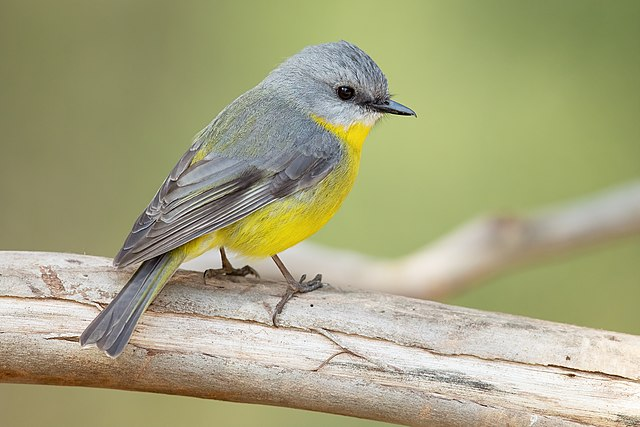
#> input picture images/non_cat.jpg, 640 x 427 px
$ jupyter execute --allow-errors Logistic.ipynb   (shell and % lines are left out)
#> lines starting #> are read from the running program, lines starting #| are printed output that depends on the picture
### lr_utils.py
import numpy as np
import h5py

def load_dataset():
    """
    Load the dataset from H5 files and preprocess it.

    Returns:
    --------
    train_set_x_orig : numpy.ndarray
        Training set features, originally loaded from the dataset.

    train_set_y_orig : numpy.ndarray
        Training set labels, reshaped to a 2D array.

    test_set_x_orig : numpy.ndarray
        Test set features, originally loaded from the dataset.

    test_set_y_orig : numpy.ndarray
        Test set labels, reshaped to a 2D array.

    classes : numpy.ndarray
        Array containing the list of class labels.
    """

    # Load training data
    with h5py.File('datasets/train_catvnoncat.h5', "r") as train_dataset:
        train_set_x_orig = np.array(train_dataset["train_set_x"][:])  # Training set features
        train_set_y_orig = np.array(train_dataset["train_set_y"][:])  # Training set labels

    # Load test data
    with h5py.File('datasets/test_catvnoncat.h5', "r") as test_dataset:
        test_set_x_orig = np.array(test_dataset["test_set_x"][:])  # Test set features
        test_set_y_orig = np.array(test_dataset["test_set_y"][:])  # Test set labels
        classes = np.array(test_dataset["list_classes"][:])         # Class labels

    # Reshape the labels to be 2D arrays for consistency
    train_set_y_orig = train_set_y_orig.reshape((1, -1))
    test_set_y_orig = test_set_y_orig.reshape((1, -1))

    return train_set_x_orig, train_set_y_orig, test_set_x_orig, test_set_y_orig, classes

### Logistic.ipynb
# Logistic Regression with a Neural Network mindset

## 1 - Packages

[cell 1]
"""
This module imports necessary libraries for data manipulation,
image processing, and visualization.
"""

import h5py  # For handling HDF5 files
import numpy as np  # For numerical operations
import matplotlib.pyplot as plt  # For plotting graphs
from PIL import Image  # For image processing
from scipy import ndimage  # For image filtering and transformations
from lr_utils import load_dataset  # Custom utility for loading datasets

# Enable inline plotting for Jupyter notebooks

## 2 - Overview of the Problem set

#> (a cell that did not finish here is left out)

[cell 3]
# Select the index of the image to display
index = 10

# Display the image from the training set at the specified index
#> (the rest of this cell did not finish here and is left out)

#> (a cell that did not finish here is left out)

#> (a cell that did not finish here is left out)

#> (a cell that did not finish here is left out)

## 4 - Building the parts of our algorithm

### 4.1 - Helper functions

[cell 7]
def sigmoid(z: np.ndarray) -> np.ndarray:
    """
    Compute the sigmoid of z.

    Args:
    z (np.ndarray): A scalar or numpy array of any size.

    Returns:
    np.ndarray: The sigmoid of z.
    """
    s = 1 / (1 + np.exp(-z))
    return s

[cell 8]
# Print the result of the sigmoid function applied to the numpy array [0, 2]
# The result is converted to a string for concatenation with the message
print("sigmoid([0, 2]) = " + str(sigmoid(np.array([0, 2]))))

### 4.2 - Initializing parameters

[cell 9]
def initialize_with_zero(dim: int) -> tuple[np.ndarray, float]:
    """
    Initializes a vector of zeros and a scalar.

    Args:
    dim (int): The size of the vector w to be initialized.

    Returns:
    tuple: A tuple containing:
        - w (np.ndarray): Initialized vector of shape (dim, 1).
        - b (float): Initialized scalar set to 0.

    Raises:
    ValueError: If dim is not a positive integer.
    """
    if dim <= 0:
        raise ValueError("Dimension must be a positive integer.")

    w = np.zeros((dim, 1))
    b = 0.0

    return w, b

[cell 10]
# Set the dimensionality for the weights and bias
dim = 2

# Initialize weights (w) and bias (b) to zero using the specified dimension
w, b = initialize_with_zero(dim)

# Print the initialized weights
print ("w = " + str(w))

# Print the initialized bias
print ("b = " + str(b))

### 4.3 - Forward and Backward propagation

[cell 11]
def propagate(w: np.ndarray, b: float, X: np.ndarray, Y: np.ndarray) -> tuple:
    """
    Implements the cost function and its gradient for logistic regression.

    Args:
    w (np.ndarray): Weights, a numpy array of size (num_px * num_px * 3, 1).
    b (float): Bias, a scalar.
    X (np.ndarray): Data of size (num_px * num_px * 3, number of examples).
    Y (np.ndarray): True "label" vector (0 if non-cat, 1 if cat) of size (1, number of examples).

    Returns:
    tuple: A tuple containing:
        - grads (dict): A dictionary with gradients dw and db.
        - cost (float): Negative log-likelihood cost for logistic regression.
    """

    m = X.shape[1]  # Number of examples

    # FORWARD PROPAGATION (FROM X TO COST)
    A = sigmoid(np.dot(w.T, X) + b)  # Compute activation
    cost = -np.sum(Y * np.log(A) + (1 - Y) * np.log(1 - A)) / m  # Compute cost

    # BACKWARD PROPAGATION (TO FIND GRAD)
    dw = np.dot(X, (A - Y).T) / m  # Gradient with respect to w
    db = np.sum(A - Y) / m  # Gradient with respect to b

    # Assertions for debugging
    assert dw.shape == w.shape, "Gradient dw shape mismatch."
    assert isinstance(db, float), "Gradient db should be a float."
    cost = np.squeeze(cost)  # Ensure cost is a scalar
    assert cost.shape == (), "Cost should be a scalar."

    grads = {"dw": dw, "db": db}

    return grads, cost

[cell 12]
# Initialize weight matrix w and bias b
w = np.array([[1.], [2.]])
b = 2.0

# Initialize input data 'X' and true labels 'Y'
X = np.array([[1., 2., -1], [3., 4., -3.2]])
Y = np.array([[1, 0, 1]])

# Call the propagate function to compute gradients and cost
grads, cost = propagate(w, b, X, Y)

# Extract the gradients from the dictionary
dw = grads["dw"]
db = grads["db"]

# Print the gradient w.r.t weights
print(f"dw = {dw}")

# Print the gradient w.r.t bias
print(f"db = {db}")

# Print the cost of the current model
print(f"cost = {cost}")

### 4.4 - Optimization

[cell 13]
# optimize

# costs = 0

def optimize(w, b, X, Y, num_iterations, learning_rate, print_cost=False):
    """
    Optimizes the parameters w and b using gradient descent.

    Arguments:
    w -- Weights, a numpy array of shape (num_px * num_px * 3, 1)
    b -- Bias, a scalar
    X -- Data of shape (num_px * num_px * 3, number of examples)
    Y -- True "label" vector (0 for non-cat, 1 for cat), of shape (1, number of examples)
    num_iterations -- Number of iterations for the optimization loop
    learning_rate -- Learning rate for gradient descent
    print_cost -- If True, prints the cost every 100 iterations

    Returns:
    params -- Dictionary containing the optimized weights w and bias b
    grads -- Dictionary containing the gradients of the weights and bias
    costs -- List of costs recorded during the optimization process
    """
#> called with w = array of shape (2, 1), b = 2, X = array of shape (2, 3), Y = array of shape (1, 3), num_iterations = 100, learning_rate = 0.009, print_cost = False

    costs = []

    for i in range(num_iterations):

        # Compute cost and gradients using the propagate function
        grads, cost = propagate(w, b, X, Y)

        # Update weights and bias using gradient descent
        w -= learning_rate * grads["dw"]
        b -= learning_rate * grads["db"]

        # Record the cost every 100 iterations
        if i % 100 == 0:
            costs.append(cost)

            # Optionally print the cost
            if print_cost:
                print(f"Cost after iteration {i}: {cost:.6f}")

    # Store the updated parameters in a dictionary
    params = {"w": w, "b": b}

    # Store the gradients in a dictionary
    grads = {"dw": grads["dw"], "db": grads["db"]}

    return params, grads, costs

[cell 14]
# Optimize the parameters using gradient descent
params, grads, costs = optimize(w, b, X, Y, num_iterations=100, learning_rate=0.009, print_cost=False)

# Print the optimized parameters and gradients
print(f"w = {params['w']}")
print(f"b = {params['b']}")
print(f"dw = {grads['dw']}")
print(f"db = {grads['db']}")

[cell 15]
# Print the costs to inspect the values stored during optimization
print("Costs:", costs)

# Plot the cost values recorded during the optimization process
# 'costs' should be a list of cost values, each representing the cost
# after a certain number of iterations in the optimization loop.

plt.figure(figsize=(10, 6))  # Optional: Set the figure size for better visibility
plt.plot(costs, label='Cost')  # Plot the costs with a label for the legend
plt.xlabel('Iterations')       # Label for the x-axis
plt.ylabel('Cost')             # Label for the y-axis
plt.title('Cost Function During Optimization')  # Title for the plot
plt.legend()                   # Display the legend for the plot
plt.grid(True)                 # Optional: Add a grid for better readability
plt.show()                     # Display the plot
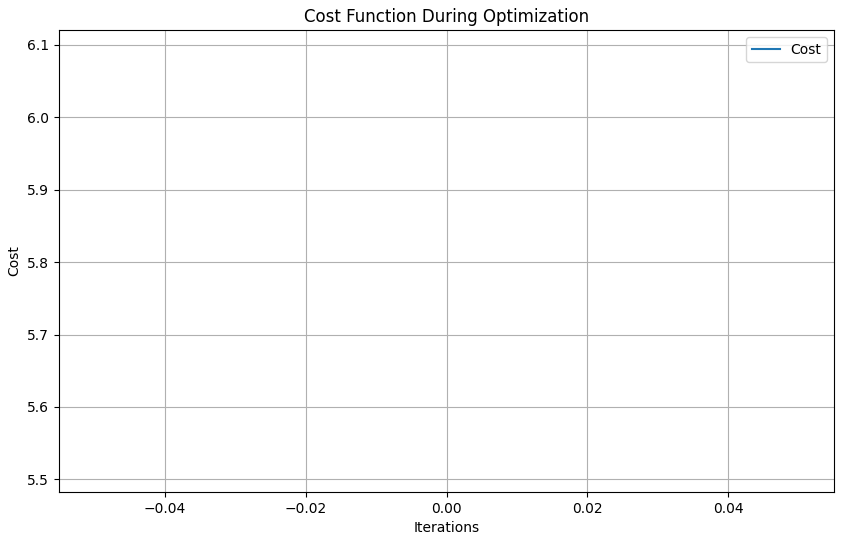
#> figure drawn by matplotlib, 1 panel

[cell 16]
import numpy as np

def predict(w, b, X):
    """
    Predict whether the label is 0 or 1 using learned logistic regression parameters (w, b).

    Arguments:
    w -- weights, a numpy array of size (num_px * num_px * 3, 1)
    b -- bias, a scalar
    X -- data of size (num_px * num_px * 3, number of examples)

    Returns:
    Y_prediction -- a numpy array (vector) containing all predictions (0/1) for the examples in X
    """

    # Number of examples
    m = X.shape[1]

    # Ensure w is the correct shape to perform matrix multiplication
    w = w.reshape(X.shape[0], 1)

    # Compute the linear combination of inputs and weights, then apply the sigmoid function
    # A represents the predicted probabilities for each example
    A = sigmoid(np.dot(w.T, X) + b)  # A has dimensions (1, m)

    # Vectorized implementation to convert probabilities to binary predictions (0 or 1)
    # If the probability is >= 0.5, predict 1 (cat); otherwise, predict 0 (non-cat)
    Y_prediction = (A >= 0.5).astype(float)

    # Ensure the output has the correct shape
    assert Y_prediction.shape == (1, m)

    return Y_prediction

[cell 17]
# Define example parameters and data
w = np.array([[0.1124579], [0.23106775]])  # Weights for the logistic regression model
b = -0.3  # Bias term for the logistic regression model
X = np.array([[1.0, -1.1, -3.2], [1.2, 2.0, 0.1]])  # Input data (features)

# Compute predictions using the logistic regression model
predictions = predict(w, b, X)

# Print the predictions
print("Predictions:", predictions)

### 5 - Merge all functions into a model

[cell 18]
import numpy as np

# [57 lines left out: function model, not called in this run]

#> (a cell that did not finish here is left out)

[cell 20]
import matplotlib.pyplot as plt

# Example of a picture that was wrongly classified.
index = 25

# Display the image at the specified index in the test set.
#> (the rest of this cell did not finish here and is left out)

[cell 21]
import matplotlib.pyplot as plt
import numpy as np

# Plot learning curve (costs over iterations)
#> (the rest of this cell did not finish here and is left out)

### 6 - Further analysis

#### Choose learning rate

[cell 22]
# List of learning rates to evaluate
learning_rates = [0.01, 0.001, 0.0001]

# Dictionary to store models for each learning rate
models = {}

# Train models for each learning rate
#> (the rest of this cell did not finish here and is left out)

### 7 - Test with your own image

[cell 23]
# Specify your image name
image_name = "non_cat.jpg"  # Update this to the name of your image file

# Preprocess the image to fit the model's input requirements
image_path = f"images/{image_name}"
image = np.array(Image.open(image_path))  # Read the image using PIL
#> image is the input picture: shape (427, 640, 3); mean R, G, B 165.6, 164.6, 127.2
image = image / 255.0  # Normalize pixel values to [0, 1]

# Resize the image to the model's expected input size and reshape for prediction
#> (the rest of this cell did not finish here and is left out)
